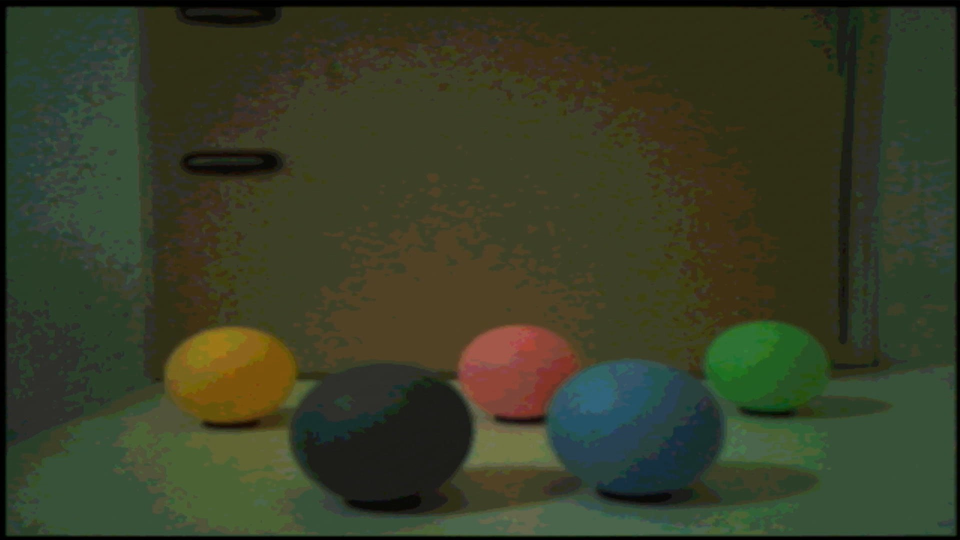
#> input picture testing/images/test_img780.jpg, 1920 x 1080 px (shown at 1/2 size)
$ python calculateThresholds.py
#> lines starting #> are read from the running program, lines starting #| are printed output that depends on the picture; after the words box and inside, x2 and y2 are one past the last pixel; in counts of white or black regions, pixels touching at a corner belong together
import cv2
import numpy as np

img = cv2.imread('images/test_img780.jpg')
#> img is the input picture: shape (1080, 1920, 3); mean B, G, R 38.5, 60.9, 55.5
img = cv2.resize(img, (640, 480))
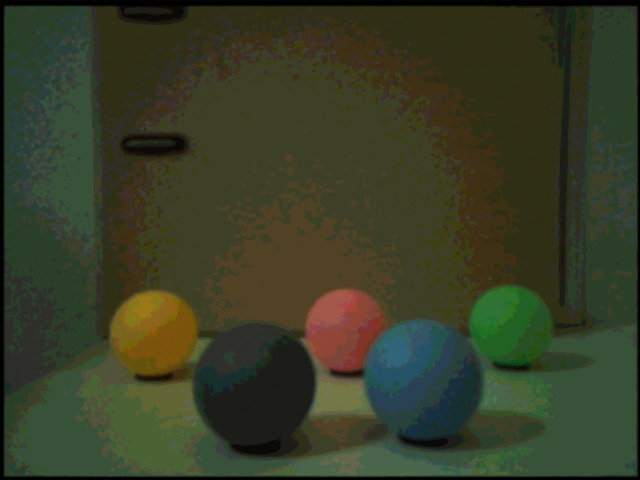
#> img: shape (480, 640, 3); mean B, G, R 38.5, 60.9, 55.5
img = cv2.GaussianBlur(img, (5, 5), 0)
hsv = cv2.cvtColor(img, cv2.COLOR_BGR2HSV)
#> hsv: shape (480, 640, 3); mean H, S, V 41, 107.7, 64.8

# define range of red color in HSV
# Works for 780 Gain
lower_red = np.array([0,90,90])
upper_red = np.array([15,255,255])
# Works for 380 Gain
# lower_red = np.array([0,127,63])
# upper_red = np.array([18,191,127])

# define range of green color in hsv
# Works for 780 Gain
lower_green = np.array([55,100,100])
upper_green = np.array([65,180,180])
# Works for 380 Gain
# lower_green = np.array([45,127,63])
# upper_green = np.array([65,165,95])


# define range of blue color in HSV
# Works for 780 Gain
lower_blue = np.array([75,50,75])
upper_blue = np.array([110,255,255])
# Works for 380 Gain
# lower_blue = np.array([60,60,60])
# upper_blue = np.array([90,130,80])

# define range of yellow color in hsv
# Works for 780 Gain
lower_yellow = np.array([18,150,80])
upper_yellow = np.array([25,255,255])
# Works for 380 Gain
# lower_yellow = np.array([18,140,65])
# upper_yellow = np.array([27,220,120])

# define range of grey color in hsv
# Works for 780 Gain
lower_grey = np.array([30,50,50])
upper_grey = np.array([70,127,90])
# Works for 380 Gain
# lower_grey = np.array([20,0,30])
# upper_grey = np.array([80,63,47])

# Threshold the HSV image to get only blue colors
green_mask = cv2.inRange(hsv, lower_green, upper_green)
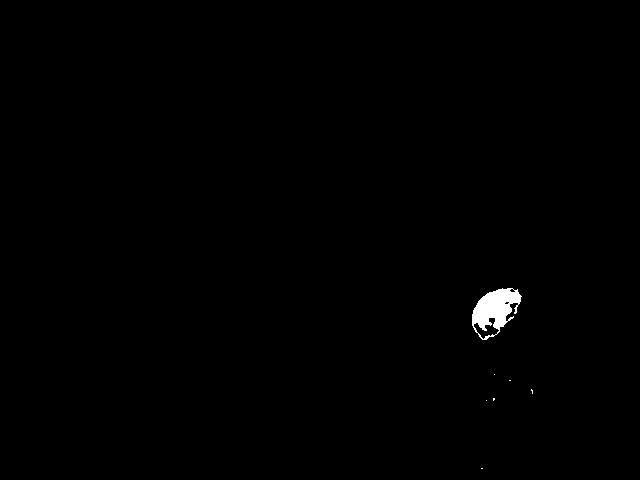
#> green_mask: shape (480, 640); 0.46% white; 7 white regions (6 under 20 px), largest, box (x1, y1, x2, y2) and area: (472, 288, 522, 340) 1382
red_mask =  cv2.inRange(hsv, lower_red, upper_red)
#> red_mask: shape (480, 640); 1.6% white; 1 white region, box (x1, y1, x2, y2) and area: (304, 287, 387, 370) 5055
blue_mask =  cv2.inRange(hsv, lower_blue, upper_blue)
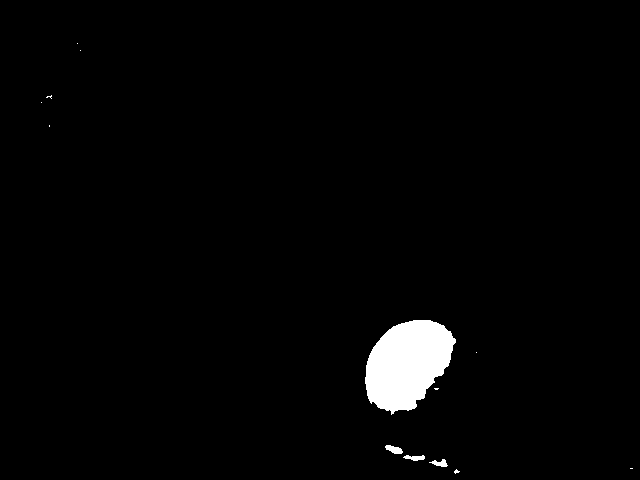
#> blue_mask: shape (480, 640); 2% white; 13 white regions (9 under 20 px), largest, box (x1, y1, x2, y2) and area: (365, 320, 456, 415) 5928, (385, 445, 403, 454) 103, (403, 455, 425, 461) 85, (429, 459, 448, 467) 82
yellow_mask =  cv2.inRange(hsv, lower_yellow, upper_yellow)
#> yellow_mask: shape (480, 640); 1.9% white; 4 white regions (3 under 20 px), largest, box (x1, y1, x2, y2) and area: (110, 290, 199, 375) 5778
grey_mask =  cv2.inRange(hsv, lower_grey, upper_grey)
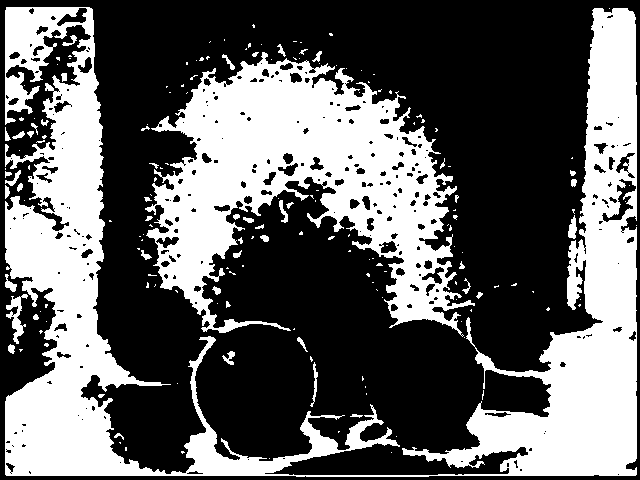
#> grey_mask: shape (480, 640); 38.5% white; 179 white regions (128 under 20 px), largest, box (x1, y1, x2, y2) and area: (5, 7, 637, 477) 73297, (145, 52, 475, 337) 41721, (6, 294, 28, 344) 409
mask = grey_mask

# mask = green_mask + red_mask + blue_mask+ yellow_mask
# # Bitwise-AND mask and original image

kernel = np.ones((5,5),np.uint8)
# h,s,v = cv2.split(res)
erosion = cv2.erode(mask,kernel,iterations = 1)
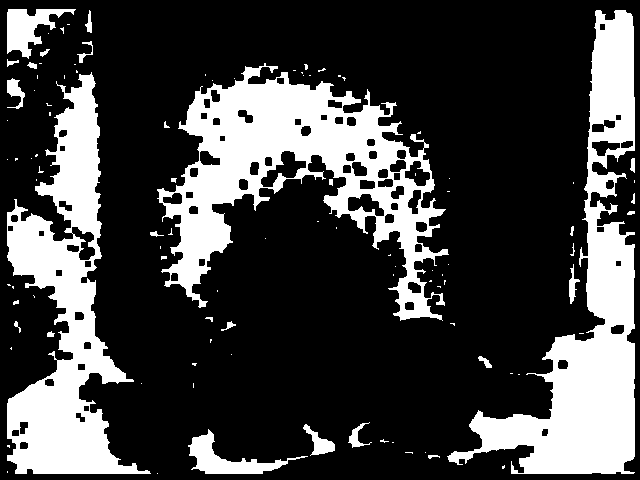
#> erosion: shape (480, 640); 26.3% white; 102 white regions (72 under 20 px), largest, box (x1, y1, x2, y2) and area: (157, 63, 449, 321) 27040, (447, 10, 635, 474) 25987, (7, 72, 151, 474) 22391
dilation = cv2.dilate(erosion,kernel,iterations = 1)
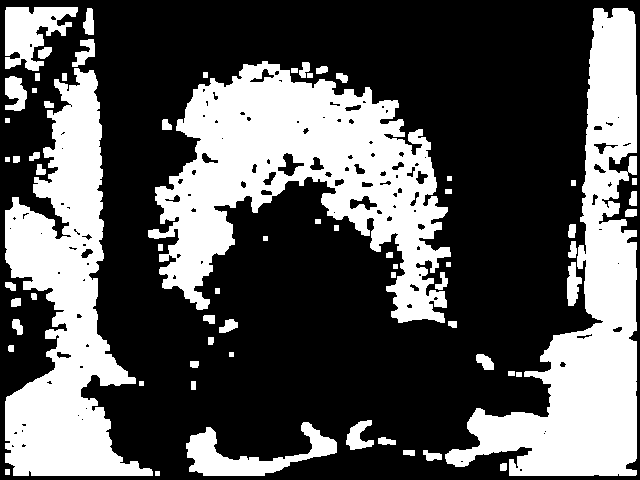
#> dilation: shape (480, 640); 35% white; 67 white regions, largest, box (x1, y1, x2, y2) and area: (148, 61, 451, 323) 36936, (445, 8, 637, 476) 31263, (5, 68, 153, 476) 27947

edges = cv2.Canny(img,100,200)
#> edges: shape (480, 640); 0.42% white in thin lines or dots

res = cv2.bitwise_and(img, img, mask= dilation)
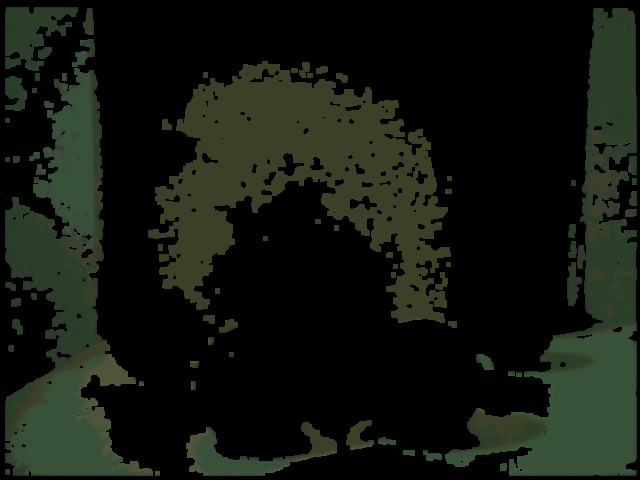
#> res: shape (480, 640, 3); mean B, G, R 15.7, 23.8, 19.3

while(1):
    cv2.imshow('frame',img)
    cv2.imshow('mask',mask)
    # [4 lines of commented-out code are left out]
    k = cv2.waitKey(5) & 0xFF
#> (key Esc is pressed here)
    if k == 27:
        break
cv2.destroyAllWindows()

$ run again, with testing/images/blue_gain380.jpg copied over testing/images/test_img780.jpg
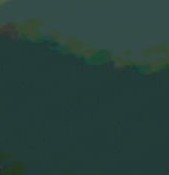
#> input picture testing/images/blue_gain380.jpg, 169 x 175 px
#> img is the input picture: shape (175, 169, 3); mean B, G, R 60, 64.8, 39.9
#> hsv: shape (480, 640, 3); mean H, S, V 83.9, 99.3, 64.7
#> green_mask: shape (480, 640); every value is 0
#> `blue_mask =  cv2.inRange(hsv, lower_blue, upper_blue)`:
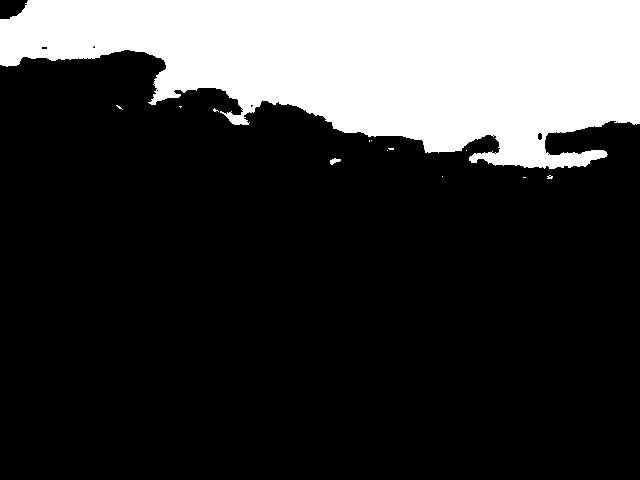
#> blue_mask: shape (480, 640); 23.1% white; 13 white regions (11 under 20 px), largest, box (x1, y1, x2, y2) and area: (0, 0, 640, 169) 70819, (330, 158, 341, 165) 44
#> grey_mask: shape (480, 640); 4.6% white; 16 white regions (6 under 20 px), largest, box (x1, y1, x2, y2) and area: (48, 53, 159, 108) 3693, (257, 107, 363, 156) 2708, (0, 444, 93, 480) 2086
#> erosion: shape (480, 640); 3.4% white; 9 white regions (1 under 20 px), largest, box (x1, y1, x2, y2) and area: (60, 56, 155, 105) 2996, (260, 110, 360, 153) 2076, (0, 446, 91, 480) 1729
#> dilation: shape (480, 640); 4.5% white; 9 white regions, largest, box (x1, y1, x2, y2) and area: (58, 54, 157, 107) 3608, (258, 108, 362, 155) 2672, (0, 444, 93, 480) 2079
#> `res = cv2.bitwise_and(img, img, mask= dilation)`:
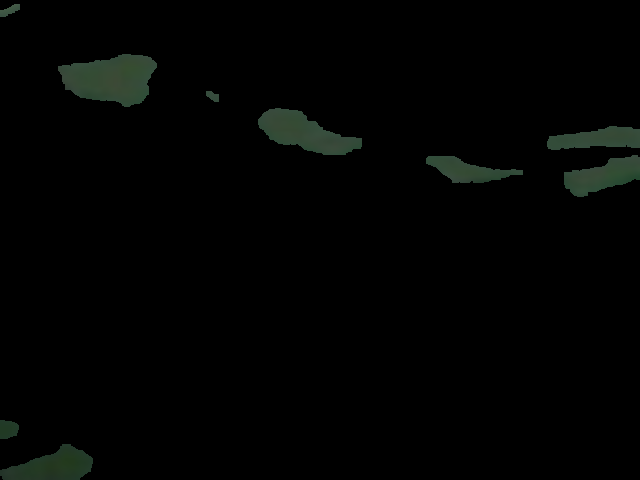
#> res: shape (480, 640, 3); mean B, G, R 2.3, 3.2, 2.2
